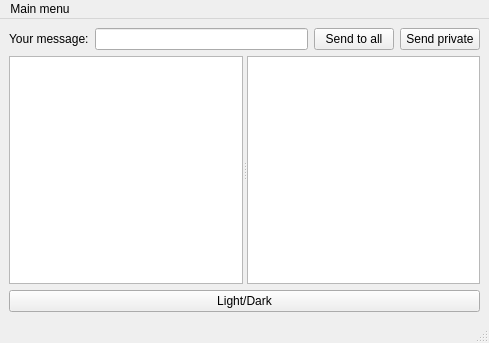
<?xml version="1.0" encoding="UTF-8"?>
<ui version="4.0">
 <class>MainWindow</class>
 <widget class="QMainWindow" name="MainWindow">
  <property name="geometry">
   <rect>
    <x>0</x>
    <y>0</y>
    <width>489</width>
    <height>343</height>
   </rect>
  </property>
  <property name="windowTitle">
   <string>MainWindow</string>
  </property>
  <widget class="QWidget" name="centralwidget">
   <layout class="QVBoxLayout" name="verticalLayout" stretch="0,1,0">
    <item>
     <layout class="QHBoxLayout" name="horizontalLayout">
      <item>
       <widget class="QLabel" name="label">
        <property name="text">
         <string>Your message:</string>
        </property>
       </widget>
      </item>
      <item>
       <widget class="QLineEdit" name="messageLineEdit"/>
      </item>
      <item>
       <widget class="QPushButton" name="SendMessageButton">
        <property name="text">
         <string>Send to all</string>
        </property>
       </widget>
      </item>
      <item>
       <widget class="QPushButton" name="privateMessageSendButton">
        <property name="text">
         <string>Send private</string>
        </property>
       </widget>
      </item>
     </layout>
    </item>
    <item>
     <widget class="QSplitter" name="splitter">
      <property name="orientation">
       <enum>Qt::Orientation::Horizontal</enum>
      </property>
      <widget class="QTextBrowser" name="commonChatBrowser"/>
      <widget class="QTextBrowser" name="privateChatBrowser"/>
     </widget>
    </item>
    <item>
     <widget class="QPushButton" name="themeToggleButton">
      <property name="text">
       <string>Light/Dark</string>
      </property>
     </widget>
    </item>
   </layout>
  </widget>
  <widget class="QMenuBar" name="menubar">
   <property name="geometry">
    <rect>
     <x>0</x>
     <y>0</y>
     <width>489</width>
     <height>22</height>
    </rect>
   </property>
   <widget class="QMenu" name="menuMain_menu">
    <property name="title">
     <string>Main menu</string>
    </property>
    <addaction name="actionOpen_another_client"/>
    <addaction name="actionClose_this_client"/>
    <addaction name="separator"/>
   </widget>
   <addaction name="menuMain_menu"/>
  </widget>
  <widget class="QStatusBar" name="statusbar"/>
  <action name="actionOpen_another_client">
   <property name="text">
    <string>Open another client</string>
   </property>
  </action>
  <action name="actionClose_this_client">
   <property name="text">
    <string>Close this client</string>
   </property>
  </action>
 </widget>
 <resources/>
 <connections/>
</ui>
